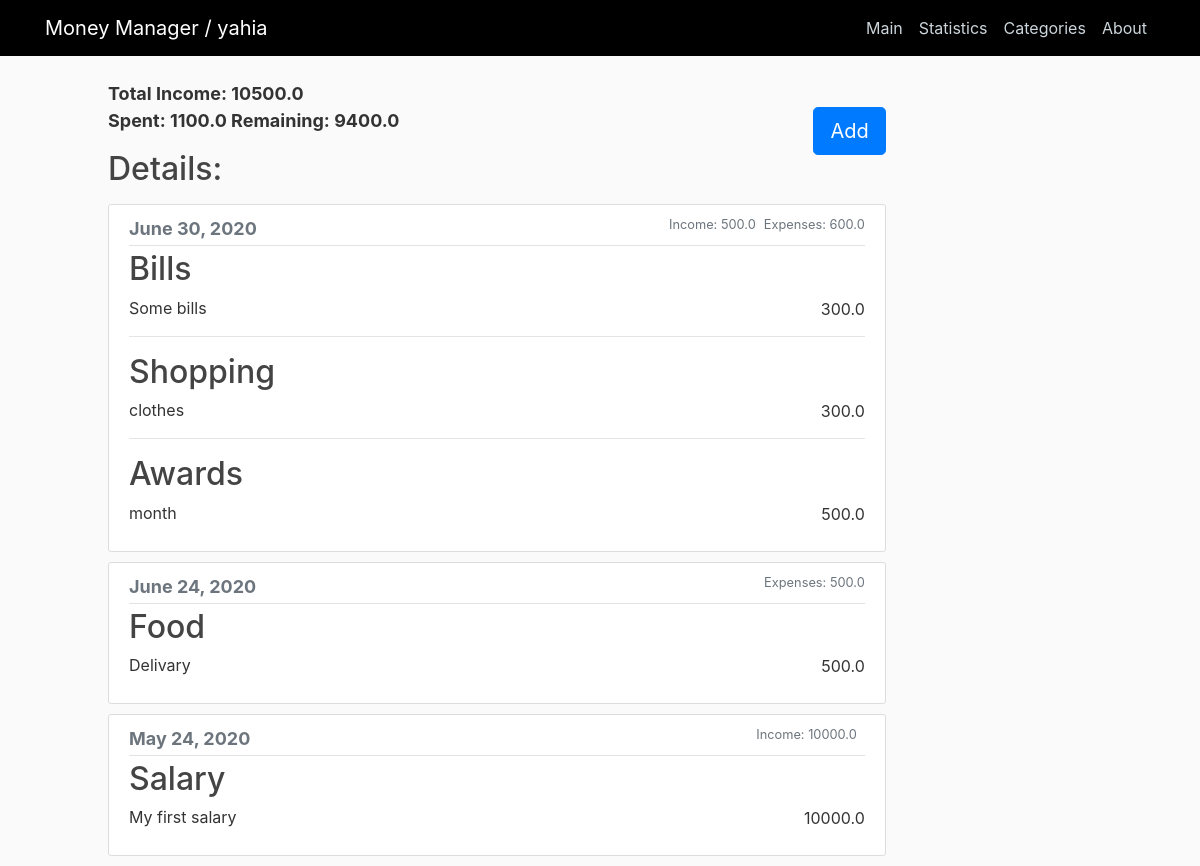
The app's page / (signed in) with its own data.
### home/models.py (models this page shows, shortened)
class Account(models.Model):
    user = models.ForeignKey(User, related_name="accounts", on_delete=models.CASCADE)
    total_income = models.FloatField()
    total_spendings = models.FloatField()

class Item(models.Model):
    category= models.ForeignKey(Category, related_name="items", on_delete=models.CASCADE)
    user = models.ForeignKey(User, on_delete=models.CASCADE)
    date = models.DateTimeField(default=timezone.now)
    value = models.FloatField()
    notes = models.TextField()

class Category(models.Model):
    category_type = models.ForeignKey(CategoryType, on_delete=models.CASCADE)
    name = models.CharField(max_length=50)

### home/views.py (the view)
# urls.py: 2. Add a URL to urlpatterns:  path('', views.home, name='home')
def home(request):
    items = Item.objects.filter(user=request.user).all()
    account = Account.objects.filter(user=request.user).first()
    context = {
        'title': account.user.username,
        'items': data_reshaping(items),
        'account': account
    }
    return render(request, "home/home.html", context)

### home/templatetags/tags.py (called while the page is built)
@register.filter
def subtract(value, arg):
    return value - arg

### home/utils.py (called while the page is built)
def data_reshaping(items):
    dates = []
    data = []
    for item in items:
        if item.date.date() not in dates:
            dates.append(item.date.date())
    for date in dates:
        dic = {}
        dic["date"] = date
        dic["items"] = []
        dic["expenses"] = 0
        dic["income"] = 0
        for item in items:
            if item.date.date() == date:
                dic["items"].append(item)
                if item.category.category_type.id == 2:
                    dic["income"] = dic["income"] + float(item.value)
                else:
                    dic["expenses"] = dic["expenses"] + float(item.value)
        data.append(dic)
    return sorted(data, key=lambda i: i['date'], reverse=True)

### home/templates/home/home.html
{% extends "home/base.html" %}
{% load tags %}
{% block content %}
    <div class = "data">
      Total Income: {{ account.total_income }} <br>
      Spent: {{ account.total_spendings }}
      Remaining: {{ account.total_income|subtract:account.total_spendings }}
      <a class="btn btn-primary btn-lg float-right" href="{% url 'add-item' %}" >Add</a>
    </div>
    <h2 class="my-3">Details: </h2>
    {% for data in items %}
       <article class="media content-section">
           <div class="media-body">
              <div class="article-metadata">
                <small class="text-muted" id="date">{{ data.date }}</small>
                {% if data.expenses != 0 %}
                  <small class="text-muted float-right">Expenses: {{ data.expenses }} </small>
                {% endif %}
                {% if data.income != 0 %}
                  <small class="text-muted float-right mr-2">Income: {{ data.income }} </small>
                {% endif %}
              </div>
              {% for item in data.items %}
                <h2><a class="article-title" href="{% url 'item-edit' item.id %}">{{ item.category.name }}</a>
                </h2>
                <span class="float-right"> {{ item.value }} </span>
                <p class="article-content" style="margin-top: -25px;" >
                     {{item.notes}}
                </p>
                {% if item != data.items|last %}
                  <hr>
                {% endif %}
              {% endfor %}
            </div>
        </article>
    {% endfor %}
{% endblock content %}

### home/templates/home/base.html (shortened to what this page needs)
{% load static %}
<!DOCTYPE html>
<html>
<head>
  <link rel="stylesheet" href="https://maxcdn.bootstrapcdn.com/bootstrap/4.0.0/css/bootstrap.min.css"
>
  <link rel="stylesheet" type="text/css" href="{% static 'home/main.css' %}">
</head>
<body>
  <header class="site-header">
    <nav class="navbar navbar-expand-md navbar-dark bg-steel fixed-top">
      <div class="container">
        <a class="navbar-brand mr-4" href="/">Money Manager / {{ title }}</a>
        <div class="collapse navbar-collapse" id="navbarToggle">
          <div class="navbar-nav ml-auto">
            <a class="nav-item nav-link" href="/">Main</a>
            <a class="nav-item nav-link" href="/statistics">Statistics</a>
            <a class="nav-item nav-link" href="/categories">Categories</a>
            <a class="nav-item nav-link" href="#">About</a>
          </div>
        </div>
      </div>
    </nav>
  </header>
  <main role="main" class="container">
    <div class="row ml-5">
      <div class="col-md-9">
        {% block content %}{% endblock %}
      </div>
    </div>
  </main>
</body>
</html>

### home/static/home/main.css (style rules this page uses)
body { background: #fafafa; color: #333333; margin-top: 5rem; }
h1, h2, h3, h4, h5, h6 { color: #444444; }
.bg-steel { background-color:black; }
.site-header .navbar-nav .nav-link { color: #cbd5db; }
.content-section { background: #ffffff; padding: 10px 20px; border: 1px solid #dddddd; border-radius: 3px; margin-bottom: 10px; }
.article-title { color: #444444; }
.article-content { white-space: pre-line; }
.article-metadata { padding-bottom: 3px; margin-bottom: 4px; border-bottom: 1px solid #e3e3e3 }
.data { font-size: large; font-weight: bold; }
#date { font-weight: bold; font-size: large; ; }

### records on screen
Account: total_income "10500.0", total_spendings "1100.0", total_income|subtract "9400.0"
Item: category.name "Bills", value "300.0", notes "Some bills"
Item: category.name "Shopping", value "300.0", notes "clothes"
Item: category.name "Awards", value "500.0", notes "month"
Item: date "June 24, 2020", expenses "500.0", category.name "Food", value "500.0", notes "Delivary"
Item: date "May 24, 2020", income "10000.0", category.name "Salary", value "10000.0", notes "My first salary"

### other values on screen
{{ title }} "yahia"
{{ data.date }} "June 30, 2020"
{{ data.expenses }} "600.0"
{{ data.income }} "500.0"
